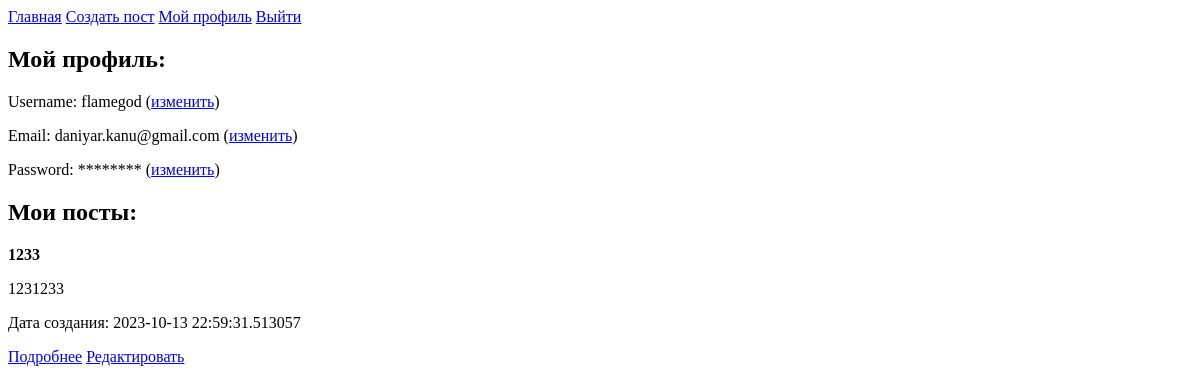
Page /my_profile (signed in) on the earlier database version.
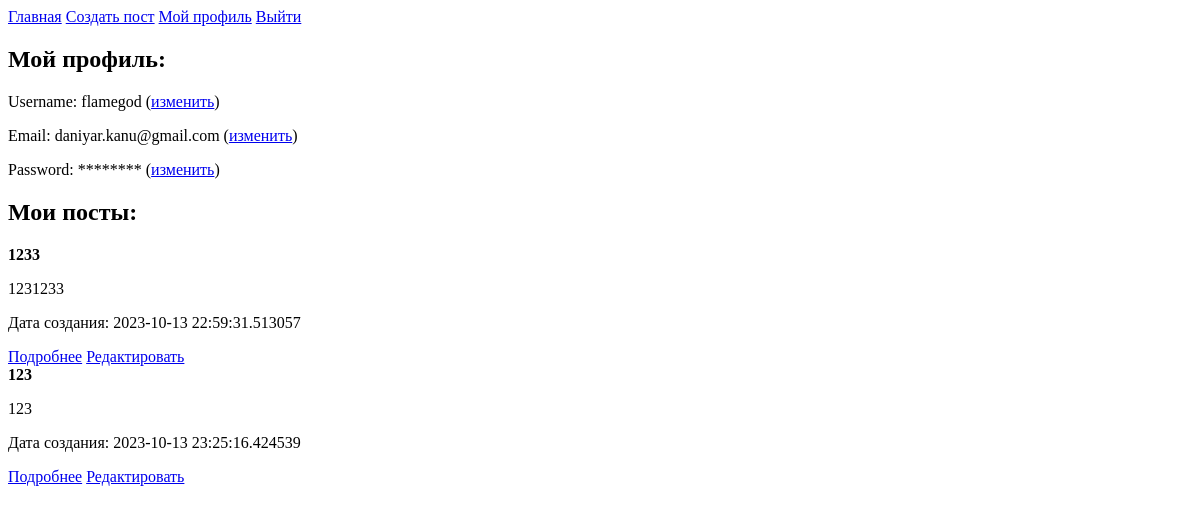
Same page on the later database version.
### app/app_service.py (models this page shows)
class Post(db.Model):
    id = db.Column(db.Integer, primary_key=True)
    title = db.Column(db.String(100), nullable=False)
    content = db.Column(db.String(255), nullable=False)
    created_at = db.Column(db.DateTime, default=datetime.now)
    user_id = db.Column(db.Integer, db.ForeignKey('user.id'), nullable=False)
    author = db.relationship('User', backref='posts')
    comments = db.relationship('Comment', backref='post', lazy='dynamic')

### app/app_service.py (the view)
@app.route('/my_profile', methods=['GET'])
@limiter.limit("3 per second")
@login_required
def my_profile():
    user_posts = Post.query.filter_by(user_id=current_user.id).all()
    return render_template('my_profile.html', title='Мой профиль', user=current_user, user_posts=user_posts)

### app/app_service.py (called while the page is built)
@login_manager.user_loader
def load_user(user_id):
    return User.query.get(int(user_id))

### app/templates/my_profile.html (shortened to what this page needs)
{% extends 'base.html' %}
{% block content %}
    <head>
    </head>
    <h2>Мой профиль:</h2>
    {% if user %}
        <div>
            {% if user %}
                <p>Username: {{ user.username }} (<a href="{{ url_for('edit_username') }}">изменить</a>)</p>
                <p>Email: {{ user.email }} (<a href="{{ url_for('edit_email') }}">изменить</a>)</p>
                <p>Password: ******** (<a href="{{ url_for('edit_password') }}">изменить</a>)</p>
            {% else %}
                <p>Пользователь не авторизован.</p>
            {% endif %}
        </div>
    {% else %}
        <p>Пользователь не авторизован.</p>
    {% endif %}
    <h2>Мои посты:</h2>
    <div>
        {% for post in user_posts %}
            <div>
                <strong>{{ post.title }}</strong>
                <p>{{ post.content }}</p>
                <p>Дата создания: {{ post.created_at }}</p>
                <a href="{{ url_for('view_post', post_id=post.id) }}" class="btn btn-primary">Подробнее</a>
                <a href="{{ url_for('edit_post', post_id=post.id) }}" class="btn btn-primary">Редактировать</a>
            </div>
        {% endfor %}
    </div>
{% endblock %}

Differences in the rows shown:
added Post: title "123", content "123", created_at "2023-10-13 23:25:16.424539"
